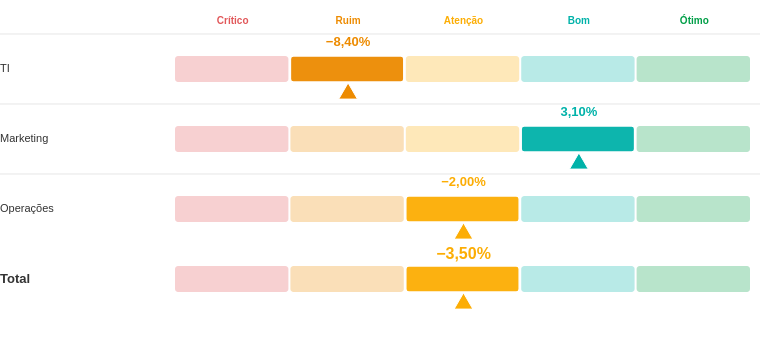

Describe this chart as a Vega-Lite specification.
### Vega specification from a JSON file in a GitHub repository (floating-point values rounded to 4 significant figures)
{"$schema": "https://vega.github.io/schema/vega/v5.json", "description": "PROTÓTIPO Fase 2 — drill da régua para projetos ofensores. Dados fictícios embutidos. Em Deneb: remover os 'values' do dataset e ligar os roles; trocar o signal 'width' por 'pbiContainerWidth'. Testável em vega.github.io/editor (o clique funciona lá).", "width": 760, "height": 360, "autosize": {"type": "none", "resize": true, "contains": "padding"}, "padding": {"left": 0, "right": 0, "top": 8, "bottom": 8}, "signals": [{"name": "totalWidth", "update": "width"}, {"name": "labelWidth", "value": 175}, {"name": "barAreaWidth", "update": "totalWidth - labelWidth - 8"}, {"name": "segW", "update": "barAreaWidth / 5"}, {"name": "headerH", "value": 26}, {"name": "rowH", "value": 70}, {"name": "barH", "value": 26}, {"name": "barOffY", "value": 22}, {"name": "topPad", "value": 46}, {"name": "projRowH", "value": 40}, {"name": "currentArea", "value": null, "on": [{"events": "@areaRow:click", "update": "datum.IsTotal === 1 ? currentArea : datum.Area"}, {"events": "@backBtn:click", "update": "null"}]}], "data": [{"name": "dataset", "values": [{"Nivel": 1, "Area": "TI", "OrdemFinal": 0, "Desvio": -8.4, "Nota": 2, "IsTotal": 0}, {"Nivel": 1, "Area": "Marketing", "OrdemFinal": 1, "Desvio": 3.1, "Nota": 4, "IsTotal": 0}, {"Nivel": 1, "Area": "Operações", "OrdemFinal": 2, "Desvio": -2.0, "Nota": 3, "IsTotal": 0}, {"Nivel": 1, "Area": "Total", "OrdemFinal": 3, "Desvio": -3.5, "Nota": 3, "IsTotal": 1}, {"Nivel": 2, "Area": "TI", "Projeto": "Migração ERP", "Planejado": 500000, "Realizado": 640000, "Desvio": -28.0, "Nota": 1}, {"Nivel": 2, "Area": "TI", "Projeto": "Upgrade Wi-Fi", "Planejado": 80000, "Realizado": 95000, "Desvio": -18.7, "Nota": 2}, {"Nivel": 2, "Area": "TI", "Projeto": "Data Lake", "Planejado": 300000, "Realizado": 330000, "Desvio": -10.0, "Nota": 2}, {"Nivel": 2, "Area": "TI", "Projeto": "Helpdesk", "Planejado": 120000, "Realizado": 118000, "Desvio": 1.7, "Nota": 4}, {"Nivel": 2, "Area": "Marketing", "Projeto": "Rebranding", "Planejado": 150000, "Realizado": 175000, "Desvio": -16.6, "Nota": 2}, {"Nivel": 2, "Area": "Marketing", "Projeto": "Campanha Verão", "Planejado": 200000, "Realizado": 190000, "Desvio": 5.0, "Nota": 4}, {"Nivel": 2, "Area": "Marketing", "Projeto": "SEO", "Planejado": 60000, "Realizado": 58000, "Desvio": 3.3, "Nota": 4}, {"Nivel": 2, "Area": "Operações", "Projeto": "Automação Linha 2", "Planejado": 250000, "Realizado": 300000, "Desvio": -20.0, "Nota": 1}, {"Nivel": 2, "Area": "Operações", "Projeto": "Logística Sul", "Planejado": 400000, "Realizado": 415000, "Desvio": -3.7, "Nota": 3}, {"Nivel": 2, "Area": "Operações", "Projeto": "Estoque", "Planejado": 100000, "Realizado": 99000, "Desvio": 1.0, "Nota": 4}]}, {"name": "nivel1", "source": "dataset", "transform": [{"type": "filter", "expr": "datum.Nivel === 1 && currentArea === null"}, {"type": "collect", "sort": {"field": "OrdemFinal"}}, {"type": "formula", "as": "rowY", "expr": "datum.OrdemFinal * rowH + headerH"}]}, {"name": "zonas", "source": "nivel1", "transform": [{"type": "formula", "as": "zoneArr", "expr": "[1, 2, 3, 4, 5]"}, {"type": "flatten", "fields": ["zoneArr"], "as": ["notaZona"]}]}, {"name": "zoneMeta", "values": [{"n": 1, "label": "Crítico"}, {"n": 2, "label": "Ruim"}, {"n": 3, "label": "Atenção"}, {"n": 4, "label": "Bom"}, {"n": 5, "label": "Ótimo"}], "transform": [{"type": "filter", "expr": "currentArea === null"}]}, {"name": "nivel2", "source": "dataset", "transform": [{"type": "filter", "expr": "datum.Nivel === 2 && datum.Area === currentArea"}, {"type": "formula", "as": "impacto", "expr": "datum.Realizado - datum.Planejado"}, {"type": "formula", "as": "absImpacto", "expr": "abs(datum.impacto)"}, {"type": "collect", "sort": {"field": "Desvio", "order": "ascending"}}, {"type": "window", "ops": ["row_number"], "as": ["idx"]}, {"type": "formula", "as": "rowY", "expr": "(datum.idx - 1) * projRowH + topPad"}]}, {"name": "navState", "values": [{}], "transform": [{"type": "filter", "expr": "currentArea !== null"}]}], "scales": [{"name": "colorScale", "type": "ordinal", "domain": [1, 2, 3, 4, 5], "range": ["#e15759", "#ED8B00", "#fcad04", "#00b2a9", "#009e47"]}, {"name": "xImpacto", "type": "linear", "domain": {"data": "nivel2", "field": "absImpacto"}, "domainMin": 0, "range": [0, {"signal": "barAreaWidth - 150"}], "nice": true}], "marks": [{"type": "text", "from": {"data": "zoneMeta"}, "encode": {"enter": {"align": {"value": "center"}, "baseline": {"value": "middle"}, "fontSize": {"value": 10}, "fontWeight": {"value": "bold"}}, "update": {"x": {"signal": "labelWidth + (datum.n - 0.5) * segW"}, "y": {"signal": "headerH / 2"}, "text": {"field": "label"}, "fill": {"signal": "scale('colorScale', datum.n)"}, "limit": {"signal": "segW - 4"}}}}, {"type": "rect", "name": "areaRow", "from": {"data": "nivel1"}, "encode": {"enter": {"fill": {"value": "#000000"}, "fillOpacity": {"value": 0.001}, "cursor": {"signal": "datum.IsTotal === 1 ? 'default' : 'pointer'"}}, "update": {"x": {"value": 0}, "width": {"signal": "totalWidth"}, "y": {"signal": "datum.rowY"}, "height": {"signal": "rowH"}}}}, {"type": "rule", "from": {"data": "nivel1"}, "encode": {"enter": {"stroke": {"value": "#e0e0e0"}, "strokeWidth": {"value": 1}}, "update": {"x": {"value": 0}, "x2": {"signal": "totalWidth"}, "y": {"field": "rowY"}, "opacity": {"signal": "datum.IsTotal === 1 ? 0 : 0.8"}}}}, {"type": "rect", "from": {"data": "zonas"}, "encode": {"enter": {"strokeWidth": {"value": 1.5}, "cornerRadius": {"value": 3}}, "update": {"x": {"signal": "labelWidth + (datum.notaZona - 1) * segW"}, "width": {"signal": "segW - 2"}, "y": {"signal": "datum.rowY + barOffY"}, "height": {"signal": "barH"}, "fill": {"signal": "scale('colorScale', datum.notaZona)"}, "fillOpacity": {"signal": "!isValid(datum.Nota) ? 0.55 : (datum.notaZona === datum.Nota ? 0.95 : 0.28)"}, "stroke": {"signal": "datum.notaZona === datum.Nota ? '#ffffff' : null"}, "tooltip": {"signal": "{'Área': datum.Area, 'Desvio': isValid(datum.Desvio) ? replace(format(datum.Desvio, '.2f'), '.', ',') + '%' : '--', 'Nota': isValid(datum.Nota) ? datum.Nota : '--'}"}}}}, {"type": "text", "from": {"data": "nivel1"}, "encode": {"enter": {"align": {"value": "left"}, "baseline": {"value": "middle"}, "fill": {"value": "#333333"}}, "update": {"x": {"value": 0}, "y": {"signal": "datum.rowY + barOffY + barH / 2"}, "text": {"field": "Area"}, "fontSize": {"signal": "datum.IsTotal === 1 ? 13 : 11"}, "fontWeight": {"signal": "datum.IsTotal === 1 ? 'bold' : 'normal'"}, "limit": {"signal": "labelWidth - 6"}}}}, {"type": "text", "from": {"data": "nivel1"}, "encode": {"enter": {"align": {"value": "center"}, "baseline": {"value": "top"}, "fontWeight": {"value": "bold"}}, "update": {"x": {"signal": "isValid(datum.Nota) ? labelWidth + (datum.Nota - 0.5) * segW : labelWidth + barAreaWidth / 2"}, "y": {"signal": "datum.rowY + 2"}, "text": {"signal": "isValid(datum.Desvio) ? replace(format(datum.Desvio, '.2f'), '.', ',') + '%' : '--'"}, "fontSize": {"signal": "datum.IsTotal === 1 ? 16 : 13"}, "fill": {"signal": "isValid(datum.Nota) ? scale('colorScale', datum.Nota) : '#aaaaaa'"}}}}, {"type": "symbol", "from": {"data": "nivel1"}, "encode": {"enter": {"shape": {"value": "triangle-up"}, "stroke": {"value": "white"}, "strokeWidth": {"value": 1}}, "update": {"x": {"signal": "isValid(datum.Nota) ? labelWidth + (datum.Nota - 0.5) * segW : -999"}, "y": {"signal": "datum.rowY + barOffY + barH + 9"}, "size": {"signal": "min(segW * 14, 350)"}, "fill": {"signal": "isValid(datum.Nota) ? scale('colorScale', datum.Nota) : 'transparent'"}, "opacity": {"signal": "isValid(datum.Nota) ? 1 : 0"}}}}, {"type": "group", "name": "backBtn", "from": {"data": "navState"}, "encode": {"enter": {"cursor": {"value": "pointer"}}, "update": {"x": {"value": 0}, "y": {"value": 6}, "width": {"value": 86}, "height": {"value": 24}, "fill": {"value": "#f0f0f0"}, "stroke": {"value": "#cccccc"}, "cornerRadius": {"value": 4}}}, "marks": [{"type": "text", "encode": {"enter": {"align": {"value": "center"}, "baseline": {"value": "middle"}, "fill": {"value": "#444444"}, "fontSize": {"value": 11}, "fontWeight": {"value": "bold"}}, "update": {"x": {"value": 43}, "y": {"value": 12}, "text": {"value": "← Voltar"}}}}]}, {"type": "text", "from": {"data": "navState"}, "encode": {"enter": {"align": {"value": "left"}, "baseline": {"value": "middle"}, "fill": {"value": "#333333"}, "fontSize": {"value": 13}, "fontWeight": {"value": "bold"}}, "update": {"x": {"value": 98}, "y": {"value": 18}, "text": {"signal": "'Projetos ofensores — ' + currentArea"}}}}, {"type": "rect", "from": {"data": "nivel2"}, "encode": {"enter": {"cornerRadius": {"value": 3}}, "update": {"x": {"signal": "labelWidth"}, "width": {"signal": "max(scale('xImpacto', datum.absImpacto), 2)"}, "y": {"signal": "datum.rowY"}, "height": {"value": 24}, "fill": {"signal": "scale('colorScale', datum.Nota)"}, "tooltip": {"signal": "{'Projeto': datum.Projeto, 'Planejado': format(datum.Planejado, '$,.0f'), 'Realizado': format(datum.Realizado, '$,.0f'), 'Impacto': format(datum.impacto, '+$,.0f'), 'Desvio': replace(format(datum.Desvio, '.1f'), '.', ',') + '%'}"}}}}, {"type": "text", "from": {"data": "nivel2"}, "encode": {"enter": {"align": {"value": "right"}, "baseline": {"value": "middle"}, "fill": {"value": "#333333"}, "fontSize": {"value": 11}}, "update": {"x": {"signal": "labelWidth - 8"}, "y": {"signal": "datum.rowY + 12"}, "text": {"field": "Projeto"}, "limit": {"signal": "labelWidth - 12"}}}}, {"type": "text", "from": {"data": "nivel2"}, "encode": {"enter": {"align": {"value": "left"}, "baseline": {"value": "middle"}, "fontSize": {"value": 11}, "fontWeight": {"value": "bold"}}, "update": {"x": {"signal": "labelWidth + max(scale('xImpacto', datum.absImpacto), 2) + 8"}, "y": {"signal": "datum.rowY + 12"}, "text": {"signal": "'R$ ' + replace(format(datum.absImpacto, ',.0f'), /,/g, '.') + '  (' + replace(format(datum.Desvio, '.1f'), '.', ',') + '%)'"}, "fill": {"signal": "scale('colorScale', datum.Nota)"}}}}]}
